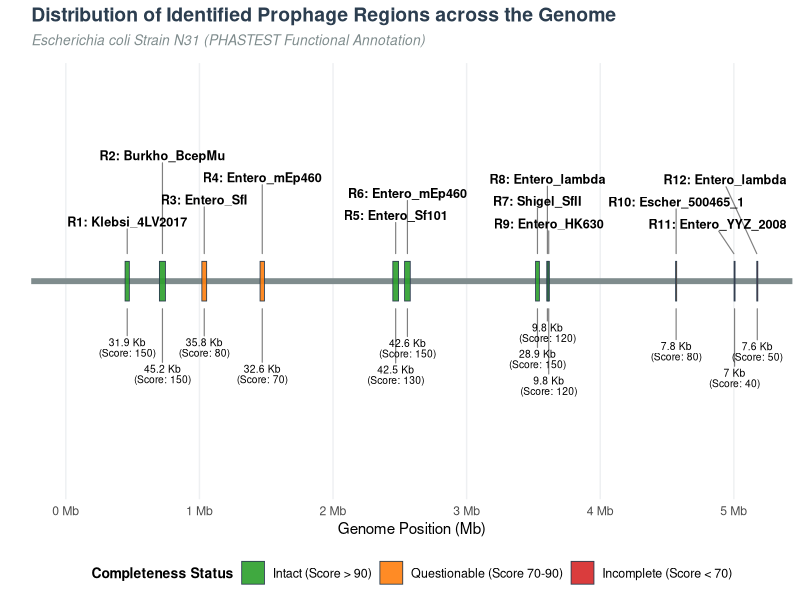
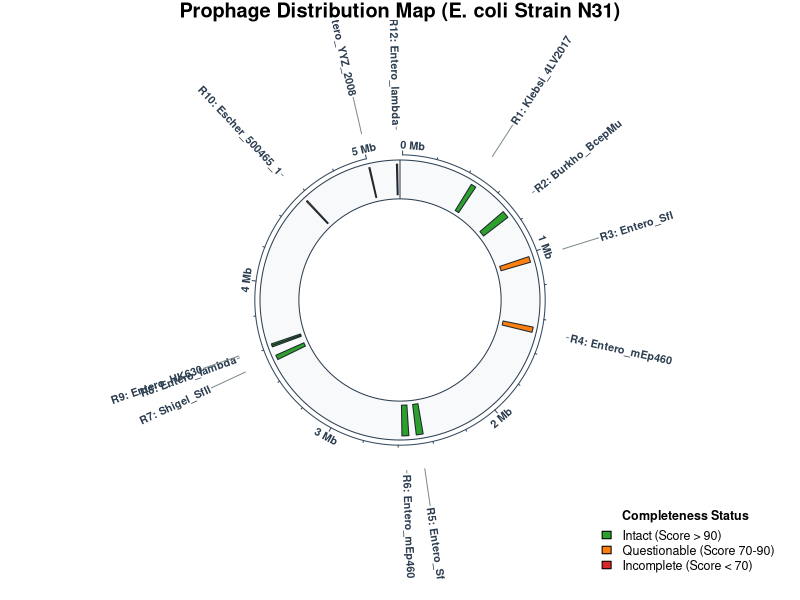

These figures' R source, in order:
# ==============================================================================
# PROPHAGE REGION VISUALIZATION PIPELINE (Escherichia coli Strain N31)
# Description: This script generates both linear (ggplot2) and circular (circlize) 
#              maps representing the distribution, completeness, and functional 
#              annotation of prophage regions predicted by PHASTEST.
# ==============================================================================

# 1. ENVIRONMENT SETUP & DEPENDENCIES
# Uncomment the line below if you need to install the ggrepel package first:
# install.packages("ggrepel")

library(ggplot2)
library(dplyr)
library(ggrepel)
library(circlize)

# 2. ESSENTIAL DATASET (PHASTEST Predictions)
phastest_data <- data.frame(
  Region = 1:12,
  Length_Kb = c(31.9, 45.2, 35.8, 32.6, 42.5, 42.6, 28.9, 9.8, 9.8, 7.8, 7.0, 7.6),
  Completeness = c("intact", "intact", "questionable", "questionable", "intact", "intact", 
                   "intact", "intact", "intact", "questionable", "incomplete", "incomplete"),
  Score = c(150, 150, 80, 70, 130, 150, 150, 120, 120, 80, 40, 50),
  Start = c(443643, 700630, 1018182, 1453961, 2447567, 2535491, 3515673, 3599613, 3609461, 4564053, 5001927, 5171645),
  End = c(475583, 745884, 1054032, 1486654, 2490133, 2578119, 3544667, 3609458, 3619295, 4571914, 5008981, 5179244),
  Most_Common_Phage = c("Klebsi_4LV2017", "Burkho_BcepMu", "Entero_SfI", "Entero_mEp460", 
                        "Entero_Sf101", "Entero_mEp460", "Shigel_SfII", "Entero_lambda", 
                        "Entero_HK630", "Escher_500465_1", "Entero_YYZ_2008", "Entero_lambda")
)

genome_length <- 5179245 

# Factorize completeness for consistent color mapping scale
phastest_data$Completeness <- factor(phastest_data$Completeness, 
                                     levels = c("intact", "questionable", "incomplete"))

# Calculate midpoint positions for label placement
phastest_data$Mid <- (phastest_data$Start + phastest_data$End) / 2
phastest_data$Label_Full <- paste0("R", phastest_data$Region, ": ", phastest_data$Most_Common_Phage)


# 3. LINEAR PROPHAGE MAP (ggplot2)
linear_plot <- ggplot(phastest_data) +
  # Genome backbone
  geom_hline(yintercept = 0, color = "#7f8c8d", linewidth = 2) +
  
  # Prophage region bars
  geom_rect(aes(xmin = Start, xmax = End, ymin = -0.15, ymax = 0.15, fill = Completeness), 
            color = "#2c3e50", linewidth = 0.3, alpha = 0.9) +
  
  # Top labels: Region ID & Most Common Phage Hit
  geom_text_repel(
    aes(x = Mid, y = 0.2, label = paste0("R", Region, ": ", Most_Common_Phage)),
    direction = "y",           
    nudge_y = 0.4,             
    force = 2,                 
    box.padding = 0.3, 
    segment.color = "grey50",  
    segment.size = 0.4,        
    size = 3.2, 
    fontface = "bold"
  ) +
  
  # Bottom labels: Region Size & PHASTEST Score
  geom_text_repel(
    aes(x = Mid, y = -0.2, label = paste0(Length_Kb, " Kb\n(Score: ", Score, ")")),
    direction = "y",
    nudge_y = -0.4,            
    force = 1.5,
    box.padding = 0.2,
    segment.color = "grey50",
    segment.size = 0.4,
    size = 2.6, 
    lineheight = 0.85          
  ) +
  
  # Color customization
  scale_fill_manual(
    values = c("intact" = "#2ca02c", "questionable" = "#ff7f0e", "incomplete" = "#d62728"),
    labels = c("Intact (Score > 90)", "Questionable (Score 70-90)", "Incomplete (Score < 70)")
  ) +
  
  # X-axis configuration (Converting to Mb)
  scale_x_continuous(
    limits = c(0, genome_length),
    labels = function(x) paste0(x / 1e6, " Mb"),
    breaks = seq(0, genome_length, by = 1e6)
  ) +
  
  ylim(-1.5, 1.5) +
  
  labs(
    title = "Distribution of Identified Prophage Regions across the Genome",
    subtitle = "Escherichia coli Strain N31 (PHASTEST Functional Annotation)",
    x = "Genome Position (Mb)",
    y = "",
    fill = "Completeness Status"
  ) +
  
  theme_minimal(base_family = "sans") + 
  
  theme(
    axis.text.y = element_blank(),
    axis.ticks.y = element_blank(),
    panel.grid.major.y = element_blank(),
    panel.grid.minor.y = element_blank(),
    panel.grid.minor.x = element_blank(),
    panel.grid.major.x = element_line(color = "#eef0f2", linewidth = 0.5), 
    legend.position = "bottom",
    legend.title = element_text(face = "bold", size = 10),
    legend.text = element_text(size = 9),
    plot.title = element_text(face = "bold", size = 14, color = "#2c3e50"),
    plot.subtitle = element_text(face = "italic", size = 10, color = "#7f8c8d", margin = margin(b = 10))
  )

# Display the linear plot
print(linear_plot)


# 4. CIRCULAR GENOME MAP (circlize)
# Reset layout parameters
circos.clear()
circos.par(
  start.degree = 90, 
  gap.degree = 0, 
  track.margin = c(0.01, 0.01),
  points.overflow.warning = FALSE
)

# Initialize circular layout with a single chromosome track
circos.initialize(factors = "chr1", xlim = c(0, genome_length))

# --- TRACK 1: STAGGERED LABELS (Prevents text overlap in dense clusters) ---
circos.track(factors = "chr1", ylim = c(0, 1), track.height = 0.35, bg.border = NA,
             panel.fun = function(x, y) {
               for(i in 1:nrow(phastest_data)) {
                 
                 # Interlocking staggered formula for Alternating Heights
                 if (i %% 2 == 0) {
                   y_text <- 0.05       # Text placement for lower row (closer to ring)
                   y_line_end <- 0.03   # Short leader line
                 } else {
                   y_text <- 0.48       # Text placement for upper row (pushed outwards)
                   y_line_end <- 0.46   # Long leader line
                 }
                 
                 # Draw labels
                 circos.text(x = phastest_data$Mid[i], 
                             y = y_text, 
                             labels = phastest_data$Label_Full[i], 
                             facing = "clockwise", 
                             niceFacing = TRUE, 
                             cex = 0.65, 
                             font = 2, 
                             adj = c(0, 0.5), 
                             col = "#2c3e50")
                 
                 # Draw leader lines
                 circos.lines(x = c(phastest_data$Mid[i], phastest_data$Mid[i]), 
                              y = c(0, y_line_end), 
                              col = "#7f8c8d", lwd = 1)
               }
             })

# --- TRACK 2: CHROMOSOME SCALE AXIS (Position markers in Mb) ---
circos.track(factors = "chr1", ylim = c(0, 1), track.height = 0.06, bg.border = NA,
             panel.fun = function(x, y) {
               circos.axis(h = "bottom", labels.cex = 0.65, labels.font = 2,
                           major.at = seq(0, genome_length, by = 1e6),
                           labels = paste0(seq(0, genome_length, by = 1e6)/1e6, " Mb"),
                           col = "#34495e", labels.col = "#2c3e50")
             })

# --- TRACK 3: MAIN GENOME RING & PROPHAGE BARS ---
circos.track(factors = "chr1", ylim = c(0, 1), track.height = 0.15, 
             bg.col = "#f8f9fa", bg.border = "#2c3e50")

# Map colored rectangles inside the main ring base on completeness status
for(i in 1:nrow(phastest_data)) {
  color_choice <- switch(as.character(phastest_data$Completeness[i]),
                         "intact" = "#2ca02c",
                         "questionable" = "#ff7f0e",
                         "incomplete" = "#d62728")
  circos.rect(phastest_data$Start[i], 0, phastest_data$End[i], 1, 
              sector.index = "chr1", col = color_choice, border = "#1e272e")
}

# Add Main Diagram Title
title(main = "Prophage Distribution Map (E. coli Strain N31)", cex.main = 1.2, font.main = 2)

# --- MAP LEGEND ---
legend(x = "bottomright", 
       legend = c("Intact (Score > 90)", "Questionable (Score 70-90)", "Incomplete (Score < 70)"), 
       fill = c("#2ca02c", "#ff7f0e", "#d62728"), 
       bty = "n", 
       cex = 0.75,           
       pt.cex = 1.2,        
       title = "Completeness Status", 
       title.font = 2)
